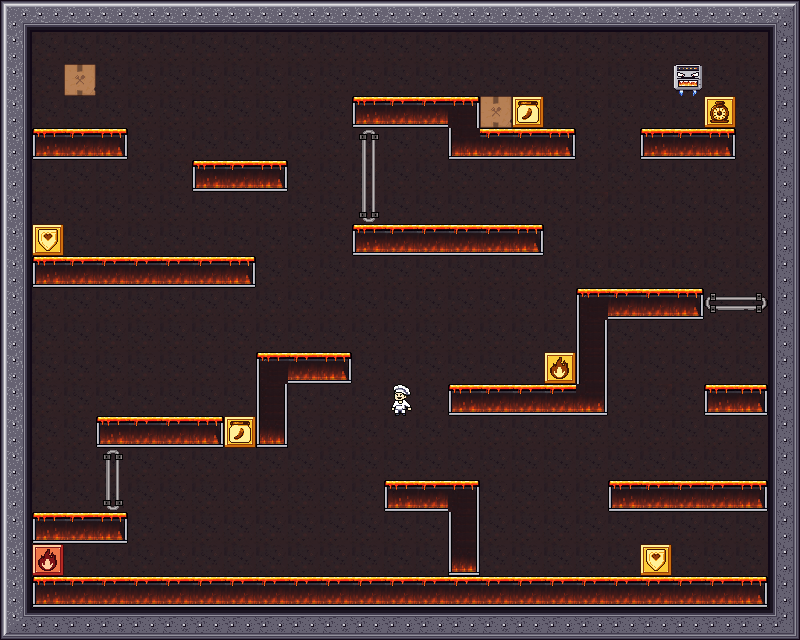

Rendered tile map (Tiled .tmx) drawn with the repository's tilesets; below, a short description and the full map source, tile grids included:
An orthogonal 25x20 tile map with 32x32 px tiles, 2 tile layers (Static, Dynamic), 2 tilesets.

<map version="1.10" tiledversion="1.12.2" orientation="orthogonal" renderorder="right-down" width="25" height="20" tilewidth="32" tileheight="32" infinite="0" nextlayerid="3" nextobjectid="1">
 <tileset firstgid="1" source="oven.tsx" />
 <tileset firstgid="257" source="objects.tsx" />
 <layer id="1" name="Static" width="25" height="20">
  <data encoding="csv">
4,5,5,5,5,5,5,5,5,5,5,5,5,5,5,5,5,5,5,5,5,5,5,5,6,
20,87,87,87,87,87,87,87,87,87,87,87,87,87,87,87,87,87,87,87,87,87,87,87,22,
20,87,87,87,87,87,87,87,87,87,87,87,87,87,87,87,87,87,87,87,87,87,87,87,22,
20,87,87,87,87,87,87,87,87,87,168,1,2,2,19,87,87,87,87,87,87,87,87,87,22,
20,1,2,3,87,87,87,87,87,87,184,185,186,87,49,2,2,3,87,87,1,2,3,87,22,
20,87,87,87,87,113,1,2,3,87,200,201,218,87,87,87,87,87,87,87,87,87,87,87,22,
20,87,87,87,87,87,87,87,87,87,232,233,234,87,87,87,87,87,113,87,87,87,87,87,22,
20,87,87,87,87,87,87,87,87,87,248,1,2,2,2,2,3,87,87,87,87,87,87,87,22,
20,1,2,2,2,2,2,3,87,87,87,87,87,87,87,87,87,87,87,87,87,209,210,213,22,
20,87,87,87,87,87,87,87,87,87,87,87,87,87,87,87,87,87,17,2,2,3,226,229,22,
20,87,87,87,87,87,87,87,87,87,87,87,87,87,87,87,87,87,23,87,87,241,242,245,22,
20,87,87,87,87,87,87,87,17,2,3,87,87,87,87,87,87,87,23,87,87,87,87,87,22,
20,87,87,87,87,87,87,87,23,87,87,87,87,87,1,2,2,2,51,87,113,87,1,3,22,
20,87,168,1,2,2,3,87,39,87,87,87,87,87,87,87,87,87,87,87,87,87,87,87,22,
20,87,184,185,186,87,87,87,87,87,87,87,87,87,87,87,87,87,87,87,87,87,87,87,22,
20,87,232,233,234,87,87,87,87,87,87,87,1,2,19,87,87,87,87,1,2,2,2,3,22,
20,1,2,3,250,87,87,87,87,87,87,87,87,87,23,87,87,87,87,87,87,87,87,87,22,
20,87,87,87,87,87,87,87,87,87,87,87,87,87,39,87,87,87,87,87,87,87,87,87,22,
20,1,2,2,2,2,2,2,2,2,2,2,2,2,2,2,2,2,2,2,2,2,2,3,22,
36,37,37,37,37,37,37,37,37,37,37,37,37,37,37,37,37,37,37,37,37,37,37,37,38
</data>
 </layer>
 <layer id="2" name="Dynamic" width="25" height="20">
  <data encoding="csv">
0,0,0,0,0,0,0,0,0,0,0,0,0,0,0,0,0,0,0,0,0,0,0,0,0,
0,0,0,0,0,0,0,0,0,0,0,0,0,0,0,0,0,0,0,0,0,0,0,0,0,
0,0,257,0,0,0,0,0,0,0,0,0,0,0,0,0,0,0,0,0,0,268,0,0,0,
0,0,0,0,0,0,0,0,0,0,0,0,0,0,0,257,262,0,0,0,0,0,266,0,0,
0,0,0,0,0,0,0,0,0,0,0,0,0,0,0,0,0,0,0,0,0,0,0,0,0,
0,0,0,0,0,0,0,0,0,0,0,0,0,0,0,0,0,0,0,0,0,0,0,0,0,
0,0,0,0,0,0,0,0,0,0,0,0,0,0,0,0,0,0,0,0,0,0,0,0,0,
0,264,0,0,0,0,0,0,0,0,0,0,0,0,0,0,0,0,0,0,0,0,0,0,0,
0,0,0,0,0,0,0,0,0,0,0,0,0,0,0,0,0,0,0,0,0,0,0,0,0,
0,0,0,0,0,0,0,0,0,0,0,0,0,0,0,0,0,0,0,0,0,0,0,0,0,
0,0,0,0,0,0,0,0,0,0,0,0,0,0,0,0,0,0,0,0,0,0,0,0,0,
0,0,0,0,0,0,0,0,0,0,0,0,0,0,0,0,0,263,0,0,0,0,0,0,0,
0,0,0,0,0,0,0,0,0,0,0,0,259,0,0,0,0,0,0,0,0,0,0,0,0,
0,0,0,0,0,0,0,262,0,0,0,0,0,0,0,0,0,0,0,0,0,0,0,0,0,
0,0,0,0,0,0,0,0,0,0,0,0,0,0,0,0,0,0,0,0,0,0,0,0,0,
0,0,0,0,0,0,0,0,0,0,0,0,0,0,0,0,0,0,0,0,0,0,0,0,0,
0,0,0,0,0,0,0,0,0,0,0,0,0,0,0,0,0,0,0,0,0,0,0,0,0,
0,267,0,0,0,0,0,0,0,0,0,0,0,0,0,0,0,0,0,0,264,0,0,0,0,
0,0,0,0,0,0,0,0,0,0,0,0,0,0,0,0,0,0,0,0,0,0,0,0,0,
0,0,0,0,0,0,0,0,0,0,0,0,0,0,0,0,0,0,0,0,0,0,0,0,0
</data>
 </layer>
</map>
